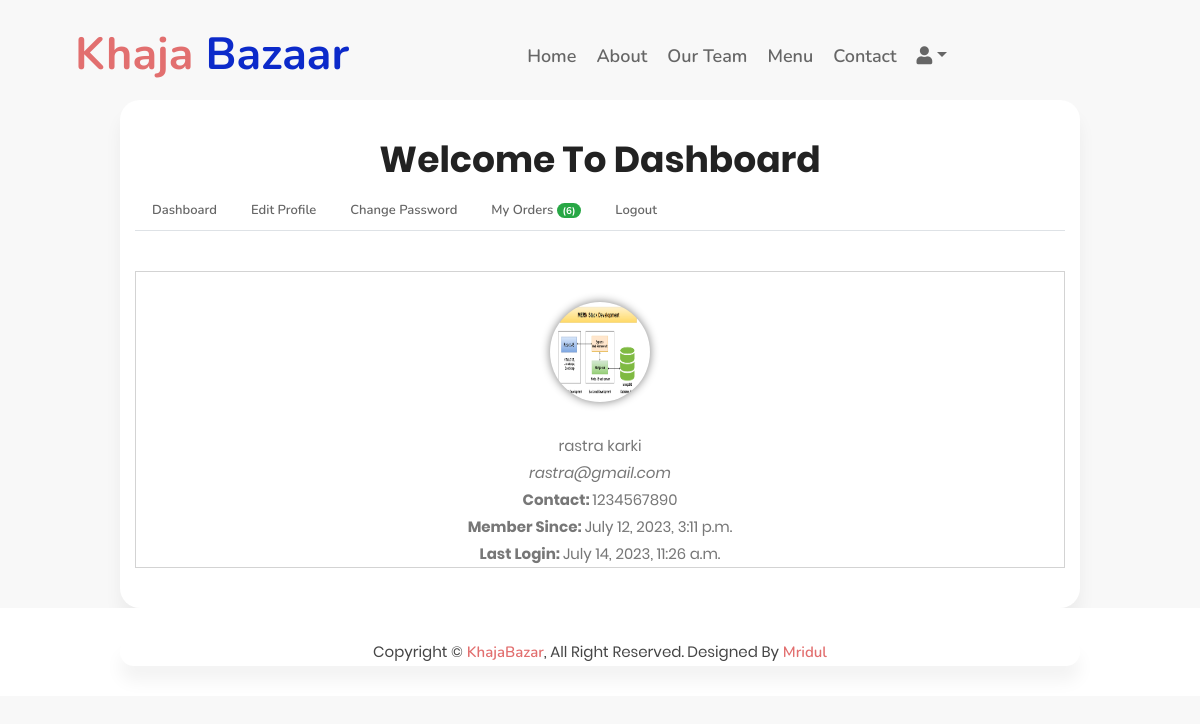
The app's page /dashboard/ (signed in) with its own data.
### home/models.py (models this page shows, shortened)
class Profile(models.Model):
    user = models.OneToOneField(User, on_delete=models.CASCADE)
    profile_pic = models.ImageField(upload_to='profiles/%Y/%m/%d', null=True, blank=True)
    contact_number = models.CharField(max_length=15, null=True, blank=True)
    address = models.TextField(blank=True)
    updated_on = models.DateTimeField(auto_now=True)
    class Meta:
        verbose_name_plural="Profile Table"

### home/views.py (the view, shortened to what this page needs)
# urls.py: path('dashboard/', homeViews.dashboard, name='dashboard'),
def dashboard(request):
    context={}
    login_user = get_object_or_404(User, id = request.user.id)
    profile = Profile.objects.get(user__id=request.user.id)
    context['profile'] = profile
    orders = Order.objects.filter(customer__user__id=request.user.id).order_by('-id')
    context['orders']=orders
    return render(request, 'dashboard.html', context)

### template/dashboard.html (shortened to what this page needs)
{% extends "base.html" %}
{% block content %}
<section id="mu-contact" style="padding-top:100px;">
    <div class="container">
        <div class="row">
            <div class="col-md-12">
                <div class="mu-contact-area">
                    <div class="mu-heading-area text-center">
                        <h2 class="mu-heading-title" style="margin-top: 30px;">Welcome To Dashboard</h2>
                    </div>
                    <div class="mu-contact-content">
                        <ul class="nav nav-tabs">
                            <li class="nav-item">
                                <a href="#dash" class="nav-link" data-toggle="tab">Dashboard</a>
                            </li>
                            <li class="nav-item">
                                <a href="#edit" class="nav-link" data-toggle="tab">Edit Profile</a>
                            </li>
                            <li class="nav-item">
                                <a href="#cpass" class="nav-link" data-toggle="tab">Change Password</a>
                            </li>
                            <li class="nav-item">
                                <a href="#orders" class="nav-link" data-toggle="tab">My Orders
                                    <span class="badge badge-success badge-pill">({{orders|length}})</span>
                                </a>
                            </li>
                            <li class="nav-item">
                                <a href="{% url 'logout' %}" class="nav-link" >Logout</a>
                            </li>
                        </ul>
                        <div class="tab-content">
                            <div class="tab-pane container-fluid active" id="dash">
                                <div class="row">
                                    <div class="col-md-12 text-center dash-content">
                                        {% if profile.profile_pic %}
                                        <a href="/media/{{profile.profile_pic}}"><img src="/media/{{profile.profile_pic}}" alt="" class="pic"></a>
                                        {% else %}
                                        <span class='pic'>{{profile.user.first_name.0}}</span>
                                        {% endif %}
                                        <p>{{user.first_name}}</p>
                                        <p><em>{{user.email}}</em></p>
                                        <p><strong>Contact: </strong>{{profile.contact_number}}</p>
                                        <p><strong>Member Since: </strong>{{user.date_joined}}</p>
                                        <p><strong>Last Login: </strong>{{user.last_login}}</p>
                                    </div>
                                </div>
                            </div>
                        </div>
                    </div>
                </div>
            </div>
        </div>
    </div>
</section>
{% endblock %}

### static/css/style.css (style rules this page uses)
body { color: #757575; background: #ffffff; font-family: "open sans", sans-serif; }
h1, h2, h3, h4, h5, h6 { color: #454545; font-family: "Nunito", sans-serif; }
a { font-family: "Nunito", sans-serif; font-weight: 600; color: #fbaf32; transition: 0.3s; }
.container-fluid { max-width: 1366px; }

### static/auth/css/style.css (style rules this page uses)
img { max-width: 100%; height: auto; }
p { margin-bottom: 0px; font-size: 15px; color: #777; }
h2 { line-height: 1.66; margin: 0; padding: 0; font-weight: bold; color: #222; font-family: Poppins; font-size: 36px; }
body { font-size: 13px; line-height: 1.8; color: #222; background: #f8f8f8; font-weight: 400; font-family: Poppins; }
.container { width: 9000px; background: #fff; margin: 0 auto; box-shadow: 0px 15px 16.83px 0.17px rgba(0, 0, 0, 0.05); -moz-box-shadow: 0px 15px 16.83px 0.17px rgba(0, 0, 0, 0.05); -webkit-box-shadow: 0px 15px 16.83px 0.17px rgba(0, 0, 0, 0.05); -o-box-shadow: 0px 15px 16.83px 0.17px rgba(0, 0, 0, 0.05); -ms-box-shadow: 0px 15px 16.83px 0.17px rgba(0, 0, 0, 0.05); border-radius: 20px; -moz-border-radius: 20px; -webkit-border-radius: 20px; -o-border-radius: 20px; -ms-border-radius: 20px; }
@media screen and (max-width: 1200px) { .container { width: calc( 100% - 30px); max-width: 100%; } }
@media screen and (min-width: 1024px) { .container { max-width: 1200px; } }

### template/dashboard.html (style rules this page uses)
.nav-link { color:#666666 !important; }
.dash-content { border:1px solid lightgray; margin:40px 0px; }
.dash-content .pic { background-color: gray; color: white; display: inline-block; height: 100px;width: 100px; border-radius: 50%; margin: 30px 0px; font-size: 30px; text-align: center; line-height: 100px; box-shadow: 0px 0px 10px gray; }
.container { width: 80%; }

### records on screen
Profile: profile_pic (picture), contact_number "1234567890"

### other values on screen
{{ orders|length }} "6"
{{ user.first_name }} "rastra karki"
{{ user.email }} "rastra@gmail.com"
{{ user.date_joined }} "July 12, 2023, 3:11 p.m."
{{ user.last_login }} "July 14, 2023, 11:26 a.m."
